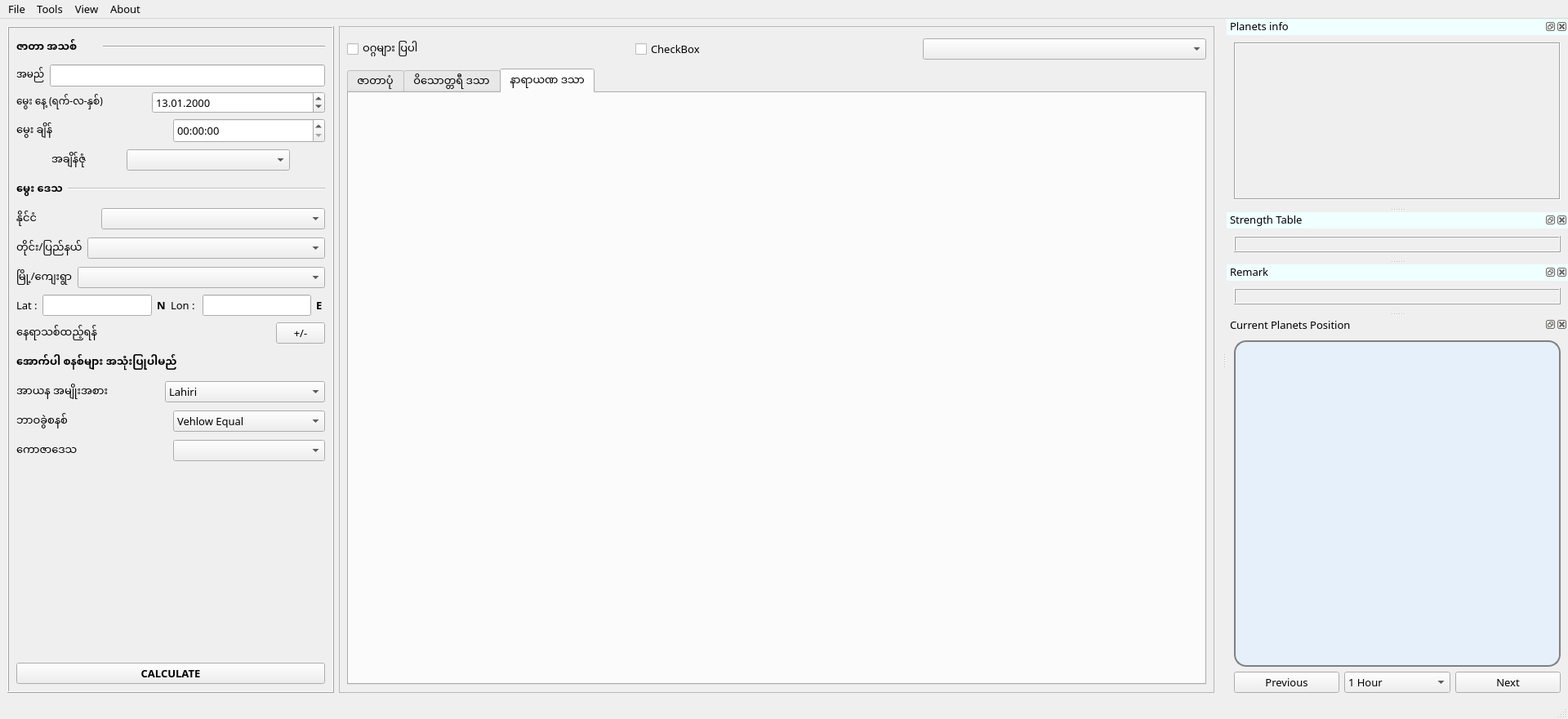
<?xml version="1.0" encoding="UTF-8"?>
<ui version="4.0">
 <class>MainWindow</class>
 <widget class="QMainWindow" name="MainWindow">
  <property name="geometry">
   <rect>
    <x>0</x>
    <y>0</y>
    <width>1920</width>
    <height>881</height>
   </rect>
  </property>
  <property name="sizePolicy">
   <sizepolicy hsizetype="Expanding" vsizetype="Expanding">
    <horstretch>0</horstretch>
    <verstretch>0</verstretch>
   </sizepolicy>
  </property>
  <property name="font">
   <font>
    <family>Pyidaungsu</family>
    <pointsize>10</pointsize>
   </font>
  </property>
  <property name="windowTitle">
   <string>Bharani App</string>
  </property>
  <property name="windowIcon">
   <iconset>
    <normaloff>res/VediIcon.ico</normaloff>res/VediIcon.ico</iconset>
  </property>
  <widget class="QWidget" name="centralwidget">
   <property name="enabled">
    <bool>true</bool>
   </property>
   <layout class="QHBoxLayout" name="horizontalLayout">
    <item>
     <widget class="QFrame" name="frame">
      <property name="sizePolicy">
       <sizepolicy hsizetype="Fixed" vsizetype="Preferred">
        <horstretch>0</horstretch>
        <verstretch>0</verstretch>
       </sizepolicy>
      </property>
      <property name="minimumSize">
       <size>
        <width>400</width>
        <height>0</height>
       </size>
      </property>
      <property name="maximumSize">
       <size>
        <width>16777215</width>
        <height>16777215</height>
       </size>
      </property>
      <property name="frameShape">
       <enum>QFrame::Box</enum>
      </property>
      <property name="frameShadow">
       <enum>QFrame::Raised</enum>
      </property>
      <layout class="QVBoxLayout" name="verticalLayout_6">
       <item>
        <layout class="QHBoxLayout" name="horizontalLayout_7">
         <item>
          <widget class="QLabel" name="label_4">
           <property name="enabled">
            <bool>true</bool>
           </property>
           <property name="maximumSize">
            <size>
             <width>100</width>
             <height>16777215</height>
            </size>
           </property>
           <property name="font">
            <font>
             <weight>75</weight>
             <bold>true</bold>
            </font>
           </property>
           <property name="text">
            <string>ဇာတာ အသစ်</string>
           </property>
          </widget>
         </item>
         <item>
          <widget class="Line" name="line_2">
           <property name="orientation">
            <enum>Qt::Horizontal</enum>
           </property>
          </widget>
         </item>
        </layout>
       </item>
       <item>
        <layout class="QHBoxLayout" name="horizontalLayout_8">
         <item>
          <widget class="QLabel" name="lblName">
           <property name="enabled">
            <bool>true</bool>
           </property>
           <property name="minimumSize">
            <size>
             <width>0</width>
             <height>0</height>
            </size>
           </property>
           <property name="maximumSize">
            <size>
             <width>16777215</width>
             <height>16777215</height>
            </size>
           </property>
           <property name="baseSize">
            <size>
             <width>75</width>
             <height>0</height>
            </size>
           </property>
           <property name="font">
            <font>
             <pointsize>9</pointsize>
            </font>
           </property>
           <property name="text">
            <string>အမည်</string>
           </property>
          </widget>
         </item>
         <item>
          <widget class="QLineEdit" name="txtName">
           <property name="enabled">
            <bool>true</bool>
           </property>
           <property name="sizePolicy">
            <sizepolicy hsizetype="Expanding" vsizetype="Preferred">
             <horstretch>0</horstretch>
             <verstretch>0</verstretch>
            </sizepolicy>
           </property>
           <property name="minimumSize">
            <size>
             <width>0</width>
             <height>0</height>
            </size>
           </property>
           <property name="maximumSize">
            <size>
             <width>16777215</width>
             <height>16777215</height>
            </size>
           </property>
           <property name="tabletTracking">
            <bool>false</bool>
           </property>
          </widget>
         </item>
        </layout>
       </item>
       <item>
        <layout class="QHBoxLayout" name="horizontalLayout_9">
         <item>
          <widget class="QLabel" name="lblDate">
           <property name="maximumSize">
            <size>
             <width>160</width>
             <height>16777215</height>
            </size>
           </property>
           <property name="font">
            <font>
             <pointsize>9</pointsize>
            </font>
           </property>
           <property name="text">
            <string>မွေး နေ့ (ရက်-လ-နှစ်)</string>
           </property>
          </widget>
         </item>
         <item>
          <widget class="QDateEdit" name="cboDate">
           <property name="enabled">
            <bool>true</bool>
           </property>
           <property name="displayFormat">
            <string>dd.MM.yyyy</string>
           </property>
           <property name="date">
            <date>
             <year>2000</year>
             <month>1</month>
             <day>13</day>
            </date>
           </property>
          </widget>
         </item>
        </layout>
       </item>
       <item>
        <layout class="QHBoxLayout" name="horizontalLayout_10">
         <item>
          <widget class="QLabel" name="lblTime">
           <property name="enabled">
            <bool>true</bool>
           </property>
           <property name="sizePolicy">
            <sizepolicy hsizetype="Minimum" vsizetype="Preferred">
             <horstretch>0</horstretch>
             <verstretch>0</verstretch>
            </sizepolicy>
           </property>
           <property name="minimumSize">
            <size>
             <width>0</width>
             <height>0</height>
            </size>
           </property>
           <property name="maximumSize">
            <size>
             <width>16777215</width>
             <height>16777215</height>
            </size>
           </property>
           <property name="text">
            <string>မွေး ချိန်</string>
           </property>
          </widget>
         </item>
         <item>
          <widget class="QTimeEdit" name="cboTime">
           <property name="sizePolicy">
            <sizepolicy hsizetype="Preferred" vsizetype="Preferred">
             <horstretch>0</horstretch>
             <verstretch>0</verstretch>
            </sizepolicy>
           </property>
           <property name="minimumSize">
            <size>
             <width>0</width>
             <height>0</height>
            </size>
           </property>
           <property name="maximumSize">
            <size>
             <width>16777215</width>
             <height>16777215</height>
            </size>
           </property>
          </widget>
         </item>
        </layout>
       </item>
       <item>
        <layout class="QHBoxLayout" name="horizontalLayout_11">
         <item>
          <widget class="QLabel" name="lblTimeZone">
           <property name="sizePolicy">
            <sizepolicy hsizetype="Fixed" vsizetype="Preferred">
             <horstretch>0</horstretch>
             <verstretch>0</verstretch>
            </sizepolicy>
           </property>
           <property name="minimumSize">
            <size>
             <width>0</width>
             <height>0</height>
            </size>
           </property>
           <property name="maximumSize">
            <size>
             <width>16777215</width>
             <height>16777215</height>
            </size>
           </property>
           <property name="text">
            <string>အချိန်ဇုံ</string>
           </property>
           <property name="alignment">
            <set>Qt::AlignLeading|Qt::AlignLeft|Qt::AlignVCenter</set>
           </property>
          </widget>
         </item>
         <item>
          <widget class="QComboBox" name="cboTimezone">
           <property name="sizePolicy">
            <sizepolicy hsizetype="Maximum" vsizetype="Fixed">
             <horstretch>0</horstretch>
             <verstretch>0</verstretch>
            </sizepolicy>
           </property>
           <property name="minimumSize">
            <size>
             <width>150</width>
             <height>0</height>
            </size>
           </property>
           <property name="maximumSize">
            <size>
             <width>200</width>
             <height>16777215</height>
            </size>
           </property>
          </widget>
         </item>
        </layout>
       </item>
       <item>
        <layout class="QHBoxLayout" name="horizontalLayout_12">
         <item>
          <widget class="QLabel" name="label_8">
           <property name="sizePolicy">
            <sizepolicy hsizetype="Fixed" vsizetype="Preferred">
             <horstretch>0</horstretch>
             <verstretch>0</verstretch>
            </sizepolicy>
           </property>
           <property name="maximumSize">
            <size>
             <width>16777215</width>
             <height>16777215</height>
            </size>
           </property>
           <property name="font">
            <font>
             <weight>75</weight>
             <bold>true</bold>
            </font>
           </property>
           <property name="text">
            <string>မွေး ဒေသ</string>
           </property>
          </widget>
         </item>
         <item>
          <widget class="Line" name="line_3">
           <property name="enabled">
            <bool>false</bool>
           </property>
           <property name="sizePolicy">
            <sizepolicy hsizetype="Preferred" vsizetype="Fixed">
             <horstretch>0</horstretch>
             <verstretch>0</verstretch>
            </sizepolicy>
           </property>
           <property name="orientation">
            <enum>Qt::Horizontal</enum>
           </property>
          </widget>
         </item>
        </layout>
       </item>
       <item>
        <layout class="QHBoxLayout" name="horizontalLayout_4">
         <item>
          <widget class="QLabel" name="lblCountry">
           <property name="maximumSize">
            <size>
             <width>98</width>
             <height>16777215</height>
            </size>
           </property>
           <property name="text">
            <string>နိုင်ငံ</string>
           </property>
          </widget>
         </item>
         <item>
          <widget class="QComboBox" name="cboCountry"/>
         </item>
        </layout>
       </item>
       <item>
        <layout class="QHBoxLayout" name="horizontalLayout_13">
         <item>
          <widget class="QLabel" name="lblState">
           <property name="sizePolicy">
            <sizepolicy hsizetype="Fixed" vsizetype="Preferred">
             <horstretch>0</horstretch>
             <verstretch>0</verstretch>
            </sizepolicy>
           </property>
           <property name="text">
            <string>တိုင်း/ပြည်နယ်</string>
           </property>
          </widget>
         </item>
         <item>
          <widget class="QComboBox" name="cboState">
           <property name="enabled">
            <bool>true</bool>
           </property>
          </widget>
         </item>
        </layout>
       </item>
       <item>
        <layout class="QHBoxLayout" name="horizontalLayout_14">
         <item>
          <widget class="QLabel" name="lblCity">
           <property name="enabled">
            <bool>true</bool>
           </property>
           <property name="sizePolicy">
            <sizepolicy hsizetype="Fixed" vsizetype="Preferred">
             <horstretch>0</horstretch>
             <verstretch>0</verstretch>
            </sizepolicy>
           </property>
           <property name="text">
            <string>မြို့/ကျေးရွာ</string>
           </property>
          </widget>
         </item>
         <item>
          <widget class="QComboBox" name="cboCity">
           <property name="enabled">
            <bool>true</bool>
           </property>
          </widget>
         </item>
        </layout>
       </item>
       <item>
        <layout class="QHBoxLayout" name="horizontalLayout_15">
         <item>
          <widget class="QLabel" name="lblLat">
           <property name="text">
            <string>Lat :</string>
           </property>
          </widget>
         </item>
         <item>
          <widget class="QLineEdit" name="txtLat">
           <property name="maxLength">
            <number>10</number>
           </property>
          </widget>
         </item>
         <item>
          <widget class="QLabel" name="lblN">
           <property name="enabled">
            <bool>true</bool>
           </property>
           <property name="font">
            <font>
             <weight>75</weight>
             <bold>true</bold>
            </font>
           </property>
           <property name="text">
            <string>N</string>
           </property>
          </widget>
         </item>
         <item>
          <widget class="QLabel" name="lblLon">
           <property name="text">
            <string>Lon : </string>
           </property>
          </widget>
         </item>
         <item>
          <widget class="QLineEdit" name="txtLon">
           <property name="maxLength">
            <number>10</number>
           </property>
          </widget>
         </item>
         <item>
          <widget class="QLabel" name="lblE">
           <property name="font">
            <font>
             <weight>75</weight>
             <bold>true</bold>
            </font>
           </property>
           <property name="text">
            <string>E </string>
           </property>
          </widget>
         </item>
        </layout>
       </item>
       <item>
        <layout class="QHBoxLayout" name="horizontalLayout_16">
         <item>
          <widget class="QLabel" name="lblNewPlace">
           <property name="enabled">
            <bool>true</bool>
           </property>
           <property name="sizePolicy">
            <sizepolicy hsizetype="Preferred" vsizetype="Preferred">
             <horstretch>0</horstretch>
             <verstretch>0</verstretch>
            </sizepolicy>
           </property>
           <property name="text">
            <string>နေရာသစ်ထည့်ရန်</string>
           </property>
          </widget>
         </item>
         <item>
          <widget class="QPushButton" name="btnEditPlace">
           <property name="maximumSize">
            <size>
             <width>60</width>
             <height>16777215</height>
            </size>
           </property>
           <property name="text">
            <string>+/-</string>
           </property>
          </widget>
         </item>
        </layout>
       </item>
       <item>
        <widget class="QLabel" name="label_15">
         <property name="font">
          <font>
           <family>Pyidaungsu</family>
           <pointsize>10</pointsize>
           <weight>75</weight>
           <bold>true</bold>
          </font>
         </property>
         <property name="text">
          <string>အောက်ပါ စနစ်များ အသုံးပြုပါမည်</string>
         </property>
        </widget>
       </item>
       <item>
        <layout class="QHBoxLayout" name="horizontalLayout_17">
         <item>
          <widget class="QLabel" name="lblAyana">
           <property name="minimumSize">
            <size>
             <width>176</width>
             <height>0</height>
            </size>
           </property>
           <property name="maximumSize">
            <size>
             <width>176</width>
             <height>16777215</height>
            </size>
           </property>
           <property name="text">
            <string>အာယန အမျိုးအစား</string>
           </property>
          </widget>
         </item>
         <item>
          <widget class="QComboBox" name="cboAyana">
           <property name="minimumSize">
            <size>
             <width>0</width>
             <height>0</height>
            </size>
           </property>
           <property name="maximumSize">
            <size>
             <width>213</width>
             <height>16777215</height>
            </size>
           </property>
           <property name="font">
            <font>
             <pointsize>10</pointsize>
            </font>
           </property>
           <property name="styleSheet">
            <string notr="true"/>
           </property>
           <property name="currentIndex">
            <number>0</number>
           </property>
           <property name="duplicatesEnabled">
            <bool>false</bool>
           </property>
           <item>
            <property name="text">
             <string>Lahiri</string>
            </property>
           </item>
           <item>
            <property name="text">
             <string>Krishnamurti</string>
            </property>
           </item>
           <item>
            <property name="text">
             <string>Raman</string>
            </property>
           </item>
           <item>
            <property name="text">
             <string>Fagan/Bradley</string>
            </property>
           </item>
           <item>
            <property name="text">
             <string>Yukteshwar</string>
            </property>
           </item>
           <item>
            <property name="text">
             <string>J2000</string>
            </property>
           </item>
           <item>
            <property name="text">
             <string>Suryasiddhanta</string>
            </property>
           </item>
           <item>
            <property name="text">
             <string>True Citra / True Revati</string>
            </property>
           </item>
           <item>
            <property name="text">
             <string>Galactic Center / Dhruva</string>
            </property>
           </item>
          </widget>
         </item>
        </layout>
       </item>
       <item>
        <layout class="QHBoxLayout" name="horizontalLayout_18">
         <item>
          <widget class="QLabel" name="lblHouses">
           <property name="text">
            <string>ဘာဝခွဲစနစ်</string>
           </property>
          </widget>
         </item>
         <item>
          <widget class="QComboBox" name="cboHouseSys">
           <property name="currentIndex">
            <number>1</number>
           </property>
           <item>
            <property name="text">
             <string>Whole Sign</string>
            </property>
           </item>
           <item>
            <property name="text">
             <string>Vehlow Equal</string>
            </property>
           </item>
           <item>
            <property name="text">
             <string>Equal</string>
            </property>
           </item>
           <item>
            <property name="text">
             <string>Placidus</string>
            </property>
           </item>
           <item>
            <property name="text">
             <string>Sripati</string>
            </property>
           </item>
           <item>
            <property name="text">
             <string>Porphyry</string>
            </property>
           </item>
          </widget>
         </item>
        </layout>
       </item>
       <item>
        <layout class="QHBoxLayout" name="horizontalLayout_2">
         <item>
          <widget class="QLabel" name="lblKawzar">
           <property name="minimumSize">
            <size>
             <width>25</width>
             <height>0</height>
            </size>
           </property>
           <property name="text">
            <string>ကောဇာဒေသ </string>
           </property>
          </widget>
         </item>
         <item>
          <widget class="QComboBox" name="cboKawzarPlace"/>
         </item>
        </layout>
       </item>
       <item>
        <spacer name="verticalSpacer">
         <property name="orientation">
          <enum>Qt::Vertical</enum>
         </property>
         <property name="sizeHint" stdset="0">
          <size>
           <width>20</width>
           <height>100</height>
          </size>
         </property>
        </spacer>
       </item>
       <item>
        <widget class="QPushButton" name="btnCalculate">
         <property name="font">
          <font>
           <weight>75</weight>
           <bold>true</bold>
          </font>
         </property>
         <property name="text">
          <string>  CALCULATE  </string>
         </property>
        </widget>
       </item>
      </layout>
     </widget>
    </item>
    <item>
     <widget class="QFrame" name="frame_2">
      <property name="frameShape">
       <enum>QFrame::StyledPanel</enum>
      </property>
      <property name="frameShadow">
       <enum>QFrame::Raised</enum>
      </property>
      <layout class="QGridLayout" name="gridLayout">
       <item row="0" column="0">
        <layout class="QVBoxLayout" name="verticalLayout_2">
         <item>
          <layout class="QHBoxLayout" name="horizontalLayout_3">
           <item>
            <widget class="QCheckBox" name="chkDivision">
             <property name="text">
              <string>ဝဂ္ဂများ ပြပါ</string>
             </property>
            </widget>
           </item>
           <item>
            <widget class="QCheckBox" name="chk">
             <property name="text">
              <string>CheckBox</string>
             </property>
            </widget>
           </item>
           <item>
            <widget class="QComboBox" name="cboCheckable"/>
           </item>
          </layout>
         </item>
        </layout>
       </item>
       <item row="1" column="0">
        <widget class="QTabWidget" name="tabWidget">
         <property name="tabShape">
          <enum>QTabWidget::Rounded</enum>
         </property>
         <property name="currentIndex">
          <number>2</number>
         </property>
         <widget class="QWidget" name="tab">
          <attribute name="title">
           <string>ဇာတာပုံ</string>
          </attribute>
         </widget>
         <widget class="QWidget" name="tab_2">
          <attribute name="title">
           <string>ဝိသောတ္တရီ ဒသာ</string>
          </attribute>
         </widget>
         <widget class="QWidget" name="tab_3">
          <attribute name="title">
           <string>နာရာယဏ ဒသာ</string>
          </attribute>
         </widget>
        </widget>
       </item>
      </layout>
     </widget>
    </item>
   </layout>
  </widget>
  <widget class="QMenuBar" name="menubar">
   <property name="geometry">
    <rect>
     <x>0</x>
     <y>0</y>
     <width>1920</width>
     <height>26</height>
    </rect>
   </property>
   <property name="sizePolicy">
    <sizepolicy hsizetype="Minimum" vsizetype="Minimum">
     <horstretch>0</horstretch>
     <verstretch>0</verstretch>
    </sizepolicy>
   </property>
   <widget class="QMenu" name="menuFile">
    <property name="title">
     <string>File</string>
    </property>
    <addaction name="actionNew"/>
    <addaction name="actionOpen"/>
    <addaction name="actionSave"/>
    <addaction name="actionExportPDF"/>
    <addaction name="separator"/>
    <addaction name="actionExit"/>
   </widget>
   <widget class="QMenu" name="menuTools">
    <property name="title">
     <string>Tools</string>
    </property>
    <addaction name="actionSettings"/>
    <addaction name="actionView"/>
   </widget>
   <widget class="QMenu" name="menuWindows">
    <property name="title">
     <string>View</string>
    </property>
    <addaction name="actionPlanets_info"/>
    <addaction name="actionStrength_Table"/>
    <addaction name="actionRemark"/>
    <addaction name="separator"/>
    <addaction name="actionRemark_3"/>
   </widget>
   <widget class="QMenu" name="menuAbout">
    <property name="title">
     <string>About</string>
    </property>
    <addaction name="actionAbout_Me"/>
   </widget>
   <addaction name="menuFile"/>
   <addaction name="menuTools"/>
   <addaction name="menuWindows"/>
   <addaction name="menuAbout"/>
  </widget>
  <widget class="QStatusBar" name="statusbar">
   <property name="baseSize">
    <size>
     <width>1024</width>
     <height>36</height>
    </size>
   </property>
   <property name="font">
    <font>
     <family>Pyidaungsu</family>
    </font>
   </property>
   <property name="Status :" stdset="0">
    <string>Good Contition</string>
   </property>
  </widget>
  <widget class="QDockWidget" name="docPlanetsInfo">
   <property name="minimumSize">
    <size>
     <width>300</width>
     <height>151</height>
    </size>
   </property>
   <property name="styleSheet">
    <string notr="true">QDockWidget::title {
    background-color: azure;      // Title Bar ရဲ့ နောက်ခံအရောင်
   // color: white;                // Title စာသားရဲ့ အရောင်
}</string>
   </property>
   <property name="windowTitle">
    <string>Planets info</string>
   </property>
   <attribute name="dockWidgetArea">
    <number>2</number>
   </attribute>
   <widget class="QWidget" name="dockWidgetContents">
    <layout class="QVBoxLayout" name="verticalLayout">
     <item>
      <widget class="QScrollArea" name="frm_planet_info">
       <property name="frameShape">
        <enum>QFrame::Box</enum>
       </property>
       <property name="widgetResizable">
        <bool>true</bool>
       </property>
       <widget class="QWidget" name="scrollAreaWidgetContents_2">
        <property name="geometry">
         <rect>
          <x>0</x>
          <y>0</y>
          <width>396</width>
          <height>87</height>
         </rect>
        </property>
       </widget>
      </widget>
     </item>
    </layout>
   </widget>
  </widget>
  <widget class="QDockWidget" name="docStrength">
   <property name="styleSheet">
    <string notr="true">QDockWidget::title {
    background-color: azure;      // Title Bar ရဲ့ နောက်ခံအရောင်
   // color: white;                // Title စာသားရဲ့ အရောင်
}</string>
   </property>
   <property name="windowTitle">
    <string>Strength Table</string>
   </property>
   <attribute name="dockWidgetArea">
    <number>2</number>
   </attribute>
   <widget class="QWidget" name="dockWidgetContents_3">
    <layout class="QVBoxLayout" name="verticalLayout_3">
     <item>
      <widget class="QFrame" name="frm_strength_table">
       <property name="frameShape">
        <enum>QFrame::Box</enum>
       </property>
       <property name="frameShadow">
        <enum>QFrame::Raised</enum>
       </property>
      </widget>
     </item>
    </layout>
   </widget>
  </widget>
  <widget class="QDockWidget" name="docRemark">
   <property name="styleSheet">
    <string notr="true">QDockWidget::title {
    background-color: azure;      // Title Bar ရဲ့ နောက်ခံအရောင်
   // color: white;                // Title စာသားရဲ့ အရောင်
}</string>
   </property>
   <property name="windowTitle">
    <string>Remark</string>
   </property>
   <attribute name="dockWidgetArea">
    <number>2</number>
   </attribute>
   <widget class="QWidget" name="dockWidgetContents_4">
    <layout class="QVBoxLayout" name="verticalLayout_5">
     <item>
      <widget class="QFrame" name="frm_remark">
       <property name="styleSheet">
        <string notr="true"/>
       </property>
       <property name="frameShape">
        <enum>QFrame::Box</enum>
       </property>
       <property name="frameShadow">
        <enum>QFrame::Raised</enum>
       </property>
      </widget>
     </item>
    </layout>
   </widget>
  </widget>
  <widget class="QDockWidget" name="docKawzar">
   <property name="sizePolicy">
    <sizepolicy hsizetype="Fixed" vsizetype="Fixed">
     <horstretch>0</horstretch>
     <verstretch>0</verstretch>
    </sizepolicy>
   </property>
   <property name="floating">
    <bool>true</bool>
   </property>
   <property name="allowedAreas">
    <set>Qt::RightDockWidgetArea</set>
   </property>
   <property name="windowTitle">
    <string>Current Planets Position</string>
   </property>
   <attribute name="dockWidgetArea">
    <number>2</number>
   </attribute>
   <widget class="QWidget" name="dockWidgetContents_6">
    <layout class="QVBoxLayout" name="verticalLayout_4">
     <item>
      <widget class="QFrame" name="frmkawzar">
       <property name="sizePolicy">
        <sizepolicy hsizetype="Fixed" vsizetype="Fixed">
         <horstretch>0</horstretch>
         <verstretch>0</verstretch>
        </sizepolicy>
       </property>
       <property name="minimumSize">
        <size>
         <width>400</width>
         <height>400</height>
        </size>
       </property>
       <property name="maximumSize">
        <size>
         <width>400</width>
         <height>16777215</height>
        </size>
       </property>
       <property name="styleSheet">
        <string notr="true">QFrame {
    background-color: #e6f0fa;  /* နုနယ်တဲ့ အပြာရောင် */
    border: 2px solid gray;      /* ဘောင်လေး ထည့်ကြည့် */
    border-radius: 15px;          /* ထောင့်ဝိုင်းလေး လုပ်ကြည့် */
}</string>
       </property>
       <property name="frameShape">
        <enum>QFrame::StyledPanel</enum>
       </property>
       <property name="frameShadow">
        <enum>QFrame::Raised</enum>
       </property>
      </widget>
     </item>
     <item>
      <layout class="QHBoxLayout" name="horizontalLayout_20">
       <item>
        <widget class="QPushButton" name="pushButton_5">
         <property name="text">
          <string>Previous</string>
         </property>
        </widget>
       </item>
       <item>
        <widget class="QComboBox" name="cboTimeSwitch_2">
         <item>
          <property name="text">
           <string>1 Hour</string>
          </property>
         </item>
         <item>
          <property name="text">
           <string>1 Day</string>
          </property>
         </item>
         <item>
          <property name="text">
           <string>1 Month</string>
          </property>
         </item>
         <item>
          <property name="text">
           <string>1 Year</string>
          </property>
         </item>
        </widget>
       </item>
       <item>
        <widget class="QPushButton" name="pushButton_6">
         <property name="text">
          <string>Next</string>
         </property>
        </widget>
       </item>
      </layout>
     </item>
    </layout>
   </widget>
  </widget>
  <action name="actionNew">
   <property name="text">
    <string>New</string>
   </property>
  </action>
  <action name="actionOpen">
   <property name="text">
    <string>Open</string>
   </property>
  </action>
  <action name="actionSave">
   <property name="text">
    <string>Save</string>
   </property>
  </action>
  <action name="actionExit">
   <property name="text">
    <string>Exit</string>
   </property>
  </action>
  <action name="actionSettings">
   <property name="text">
    <string>Settings</string>
   </property>
  </action>
  <action name="actionAbout_Me">
   <property name="text">
    <string>About Me</string>
   </property>
  </action>
  <action name="actionView">
   <property name="text">
    <string>View</string>
   </property>
  </action>
  <action name="actionPlanets_info">
   <property name="checkable">
    <bool>true</bool>
   </property>
   <property name="checked">
    <bool>true</bool>
   </property>
   <property name="text">
    <string>Planets info</string>
   </property>
  </action>
  <action name="actionStrength_Table">
   <property name="checkable">
    <bool>true</bool>
   </property>
   <property name="checked">
    <bool>true</bool>
   </property>
   <property name="text">
    <string>Strength Table</string>
   </property>
  </action>
  <action name="actionRemark">
   <property name="checkable">
    <bool>true</bool>
   </property>
   <property name="checked">
    <bool>true</bool>
   </property>
   <property name="text">
    <string>Current Planets Position</string>
   </property>
  </action>
  <action name="actionRemart">
   <property name="text">
    <string>Remart</string>
   </property>
  </action>
  <action name="actionRemark_2">
   <property name="text">
    <string>Remark</string>
   </property>
  </action>
  <action name="actionRemark_3">
   <property name="checkable">
    <bool>true</bool>
   </property>
   <property name="checked">
    <bool>true</bool>
   </property>
   <property name="text">
    <string>Remark</string>
   </property>
  </action>
  <action name="actionExportPDF">
   <property name="text">
    <string>Export to PDF</string>
   </property>
  </action>
 </widget>
 <resources/>
 <connections/>
</ui>
